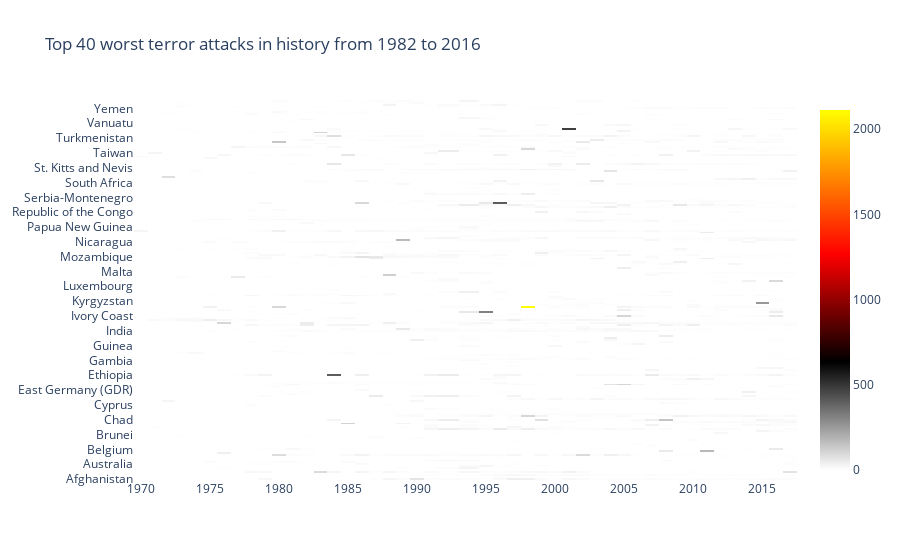

Here is the notebook cell this chart was saved with:
### Code cell
import plotly.graph_objs as go
import plotly.offline as py

colorscale = [[0, 'white'], [0.3, 'black'], [0.6, 'red'], [1, 'yellow']]

heatmap = go.Heatmap(z=heat.values, x=heat.columns, y=heat.index, colorscale=colorscale)
data = [heatmap]
layout = go.Layout(
    title='Top 40 worst terror attacks in history from 1982 to 2016',
    xaxis=dict(ticks='', nticks=20),
    yaxis=dict(ticks='')
)
fig = go.Figure(data=data, layout=layout)
py.iplot(fig, filename='heatmap', show_link=False)

### Figure 1 — Plotly figure (JSON) as saved in the notebook; plotly's stock layout.template omitted (floating-point values rounded to 4 significant figures; data arrays with more than 128 entries replaced by an {"elided": "..."} marker saying what was removed)
{"data": [{"colorscale": [[0, "white"], [0.3, "black"], [0.6, "red"], [1, "yellow"]], "type": "heatmap", "x": [1970, 1971, 1972, 1973, 1974, 1975, 1976, 1977, 1978, 1979, 1980, 1981, 1982, 1983, 1984, 1985, 1986, 1987, 1988, 1989, 1990, 1991, 1992, 1994, 1995, 1996, 1997, 1998, 1999, 2000, 2001, 2002, 2003, 2004, 2005, 2006, 2007, 2008, 2009, 2010, 2011, 2012, 2013, 2014, 2015, 2016, 2017], "y": {"elided": "205 str values"}, "z": {"elided": "205x47 float values"}}], "layout": {"title": {"text": "Top 40 worst terror attacks in history from 1982 to 2016"}, "xaxis": {"nticks": 20, "ticks": ""}, "yaxis": {"ticks": ""}}}
